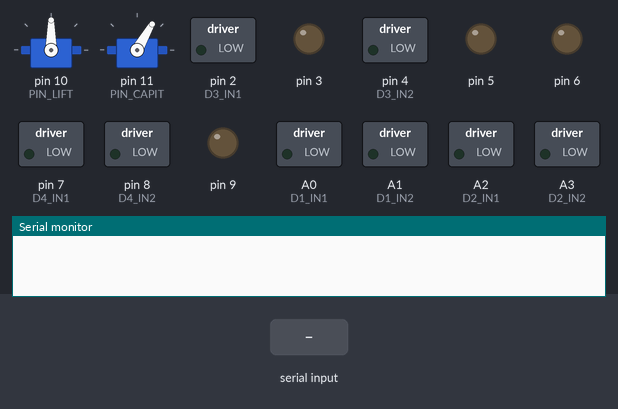
Simulated run of this sketch. Board: Arduino Uno, built with avr-gcc and run on an emulated ATmega328P. Shown: 2 × servo, switched loads named in the sketch (green lamp = pin HIGH), output pins drawn as LEDs (lit = HIGH), the last lines printed to the serial monitor. The test bench sets the inputs (shaded band).

Above: at 1.2 s.
1.3 s: "w" received over Serial
At 2.3 s:
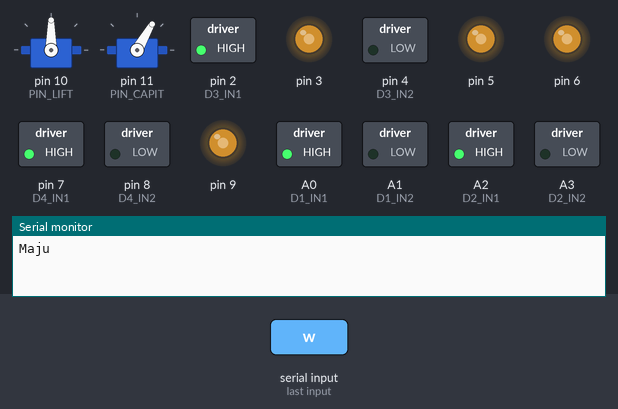
2.8 s: "s" received over Serial
At 3.5 s:
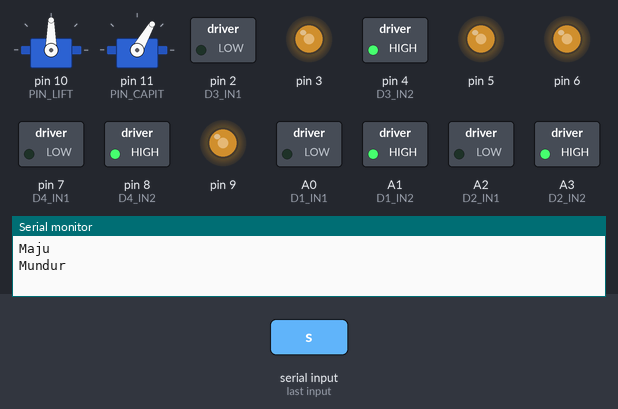
4.3 s: "d" received over Serial
At 4.6 s:
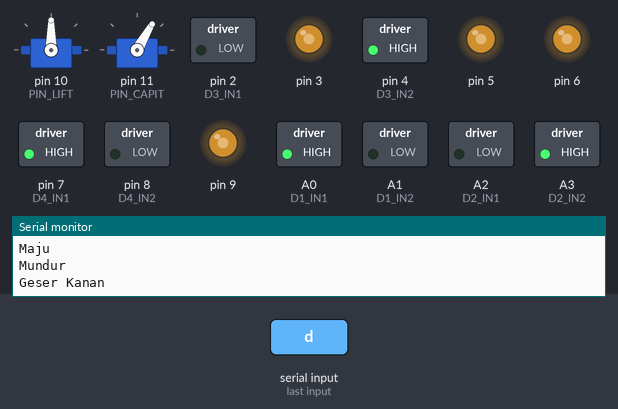
5.8 s: "a" received over Serial
At 6.9 s:
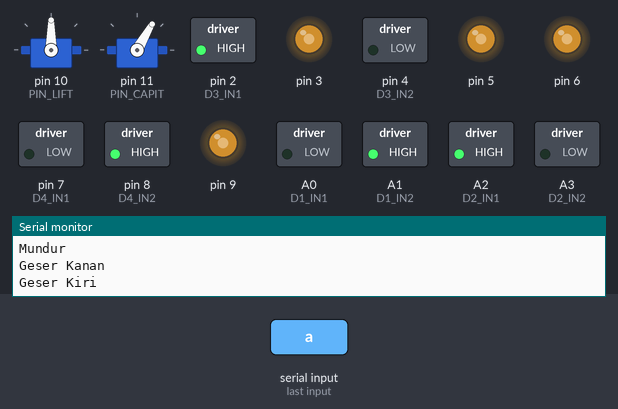
7.3 s: "u" received over Serial
At 8.1 s:
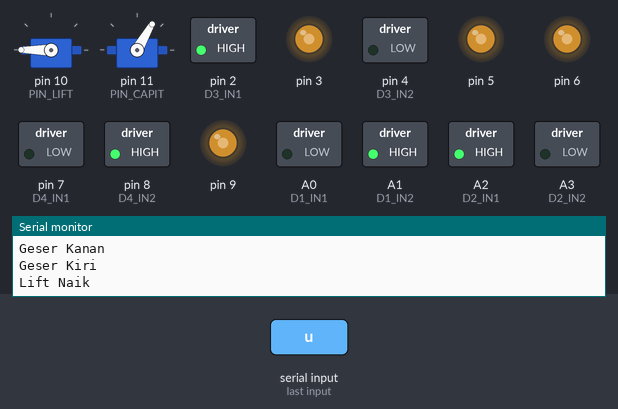
8.8 s: "x" received over Serial
At 9.2 s:
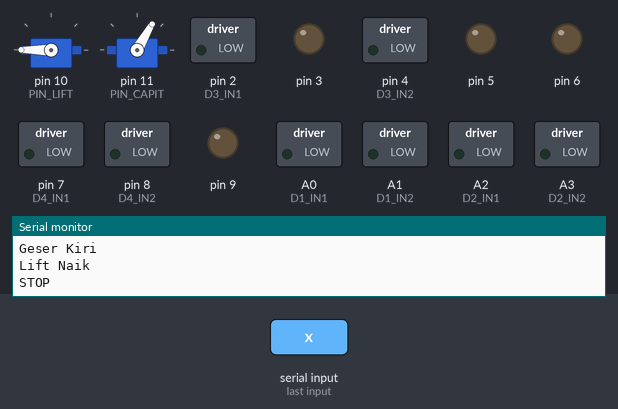
Timing chart, 0 to 11.3 s (numbered marks = the images above; inputs shaded):
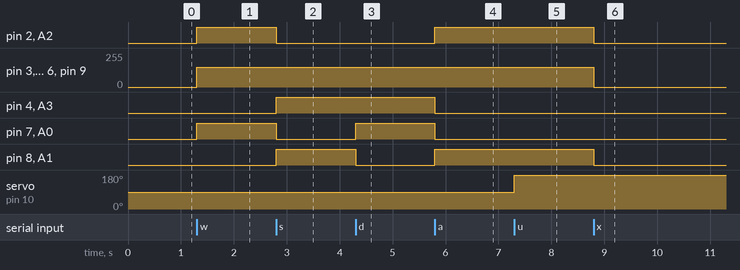

Measured:
- after the input at 1.3 s, pin 2 (D3_IN1), pin 7 (D4_IN1), A0 (D1_IN1), A2 (D2_IN1): LOW → HIGH at once; pin 3, pin 5, pin 6, pin 9: 0/255 → 150/255 at once
- after the input at 2.8 s, pin 2 (D3_IN1), pin 7 (D4_IN1), A0 (D1_IN1), A2 (D2_IN1): HIGH → LOW at once; pin 4 (D3_IN2), pin 8 (D4_IN2), A1 (D1_IN2), A3 (D2_IN2): LOW → HIGH at once
- after the input at 4.3 s, pin 7 (D4_IN1), A0 (D1_IN1): LOW → HIGH at once; pin 8 (D4_IN2), A1 (D1_IN2): HIGH → LOW at once
- after the input at 5.8 s, pin 2 (D3_IN1), pin 8 (D4_IN2), A1 (D1_IN2), A2 (D2_IN1): LOW → HIGH at once; pin 4 (D3_IN2), pin 7 (D4_IN1), A0 (D1_IN1), A3 (D2_IN2): HIGH → LOW at once
- after the input at 7.3 s, servo on pin 10 (PIN_LIFT): 90° → 180° at once
- after the input at 8.8 s, pin 2 (D3_IN1), pin 8 (D4_IN2), A1 (D1_IN2), A2 (D2_IN1): HIGH → LOW at once; pin 3, pin 5, pin 6, pin 9: 150/255 → 0/255 at once

The sketch:

robot_transporter1.ino
```cpp
#include <Servo.h>

#define D1_PWM 6
#define D1_IN1 A0
#define D1_IN2 A1

#define D2_PWM 9
#define D2_IN1 A2
#define D2_IN2 A3

#define D3_PWM 3
#define D3_IN1 2
#define D3_IN2 4

#define D4_PWM 5
#define D4_IN1 7
#define D4_IN2 8

#define PIN_LIFT 10
#define PIN_CAPIT 11

Servo servoLift;
Servo servoCapit;

void setup() {
  Serial.begin(9600);

  pinMode(D1_IN1, OUTPUT); pinMode(D1_IN2, OUTPUT);
  pinMode(D2_IN1, OUTPUT); pinMode(D2_IN2, OUTPUT);
  pinMode(D3_IN1, OUTPUT); pinMode(D3_IN2, OUTPUT);
  pinMode(D4_IN1, OUTPUT); pinMode(D4_IN2, OUTPUT);

  servoLift.attach(PIN_LIFT);
  servoCapit.attach(PIN_CAPIT);

  remTotal();
  servoLift.write(90);
  servoCapit.write(60);
}

void loop() {
  if (Serial.available() > 0) {
    char tombol = Serial.read();

    switch (tombol) {
      case 'w':
        jalanMotor(D1_PWM, D1_IN1, D1_IN2, 1);
        jalanMotor(D2_PWM, D2_IN1, D2_IN2, 1);
        jalanMotor(D3_PWM, D3_IN1, D3_IN2, 1);
        jalanMotor(D4_PWM, D4_IN1, D4_IN2, 1);
        Serial.println("Maju");
        break;

      case 's':
        jalanMotor(D1_PWM, D1_IN1, D1_IN2, -1);
        jalanMotor(D2_PWM, D2_IN1, D2_IN2, -1);
        jalanMotor(D3_PWM, D3_IN1, D3_IN2, -1);
        jalanMotor(D4_PWM, D4_IN1, D4_IN2, -1);
        Serial.println("Mundur");
        break;

      case 'd':
        jalanMotor(D1_PWM, D1_IN1, D1_IN2, 1);
        jalanMotor(D2_PWM, D2_IN1, D2_IN2, -1);
        jalanMotor(D3_PWM, D3_IN1, D3_IN2, -1);
        jalanMotor(D4_PWM, D4_IN1, D4_IN2, 1);
        Serial.println("Geser Kanan");
        break;

      case 'a':
        jalanMotor(D1_PWM, D1_IN1, D1_IN2, -1);
        jalanMotor(D2_PWM, D2_IN1, D2_IN2, 1);
        jalanMotor(D3_PWM, D3_IN1, D3_IN2, 1);
        jalanMotor(D4_PWM, D4_IN1, D4_IN2, -1);
        Serial.println("Geser Kiri");
        break;

      case 'x':
        remTotal();
        Serial.println("STOP");
        break;

      case 'u':
        servoLift.write(180);
        Serial.println("Lift Naik");
        break;

      case 'j':
        servoLift.write(0);
        Serial.println("Lift Turun");
        break;

      case 'k':
        servoLift.write(90);
        Serial.println("Lift Diam");
        break;

      case 'o':
        servoCapit.write(60);
        Serial.println("Capit Buka");
        break;

      case 'c':
        servoCapit.write(150);
        Serial.println("Capit Tutup");
        break;

      default:
        break;
    }
  }
}

void jalanMotor(int pwm, int in1, int in2, int arah) {
  analogWrite(pwm, 150);

  if (arah == 1) {
    digitalWrite(in1, HIGH);
    digitalWrite(in2, LOW);
  } else if (arah == -1) {
    digitalWrite(in1, LOW);
    digitalWrite(in2, HIGH);
  } else {
    digitalWrite(in1, LOW);
    digitalWrite(in2, LOW);
    analogWrite(pwm, 0);
  }
}

void remTotal() {
  jalanMotor(D1_PWM, D1_IN1, D1_IN2, 0);
  jalanMotor(D2_PWM, D2_IN1, D2_IN2, 0);
  jalanMotor(D3_PWM, D3_IN1, D3_IN2, 0);
  jalanMotor(D4_PWM, D4_IN1, D4_IN2, 0);
}
```
